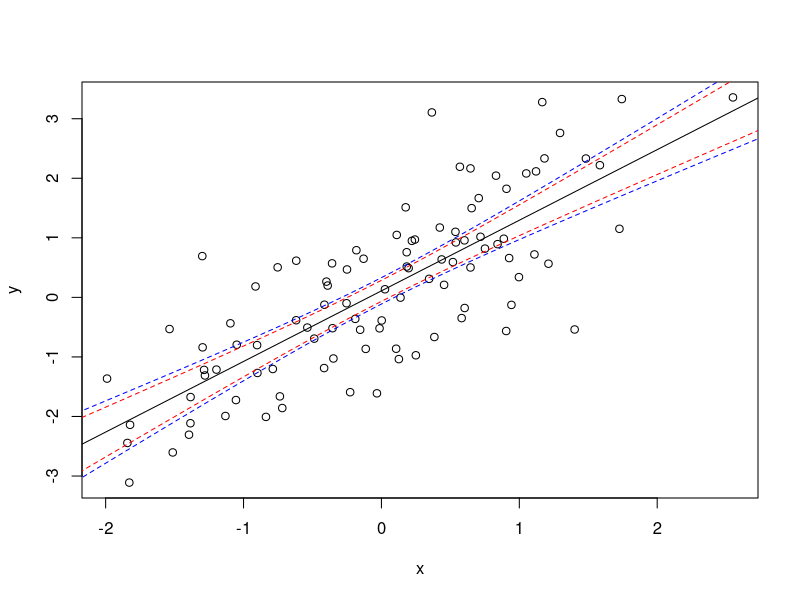

Write the R code that produced this figure.
library(lava)


### Name: scheffe
### Title: Calculate simultaneous confidence limits by Scheffe's method
### Aliases: scheffe

### ** Examples

x <- rnorm(100)
d <- data.frame(y=rnorm(length(x),x),x=x)
l <- lm(y~x,d)
plot(y~x,d)
abline(l)
d0 <- data.frame(x=seq(-5,5,length.out=100))
d1 <- cbind(d0,predict(l,newdata=d0,interval="confidence"))
d2 <- cbind(d0,scheffe(l,d0))
lines(lwr~x,d1,lty=2,col="red")
lines(upr~x,d1,lty=2,col="red")
lines(lwr~x,d2,lty=2,col="blue")
lines(upr~x,d2,lty=2,col="blue")
